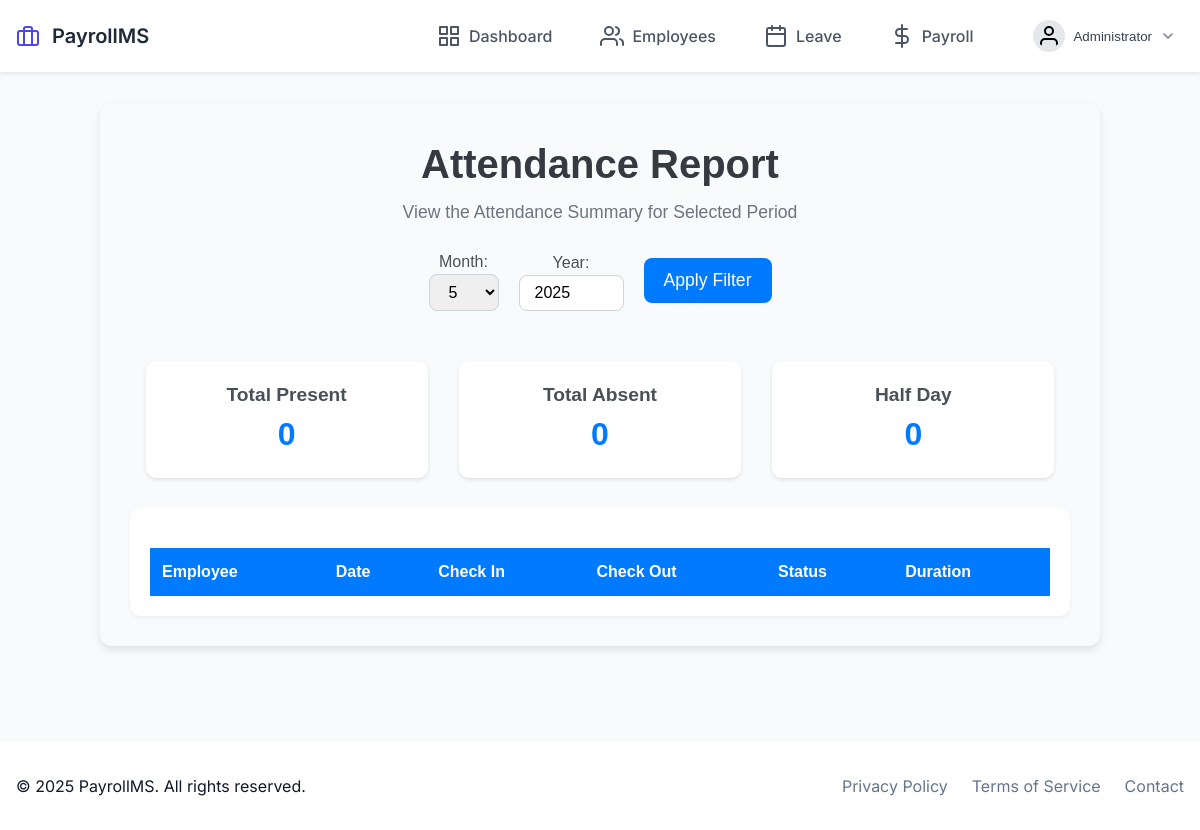
Before: /attendance/report (signed in) with the older database file.
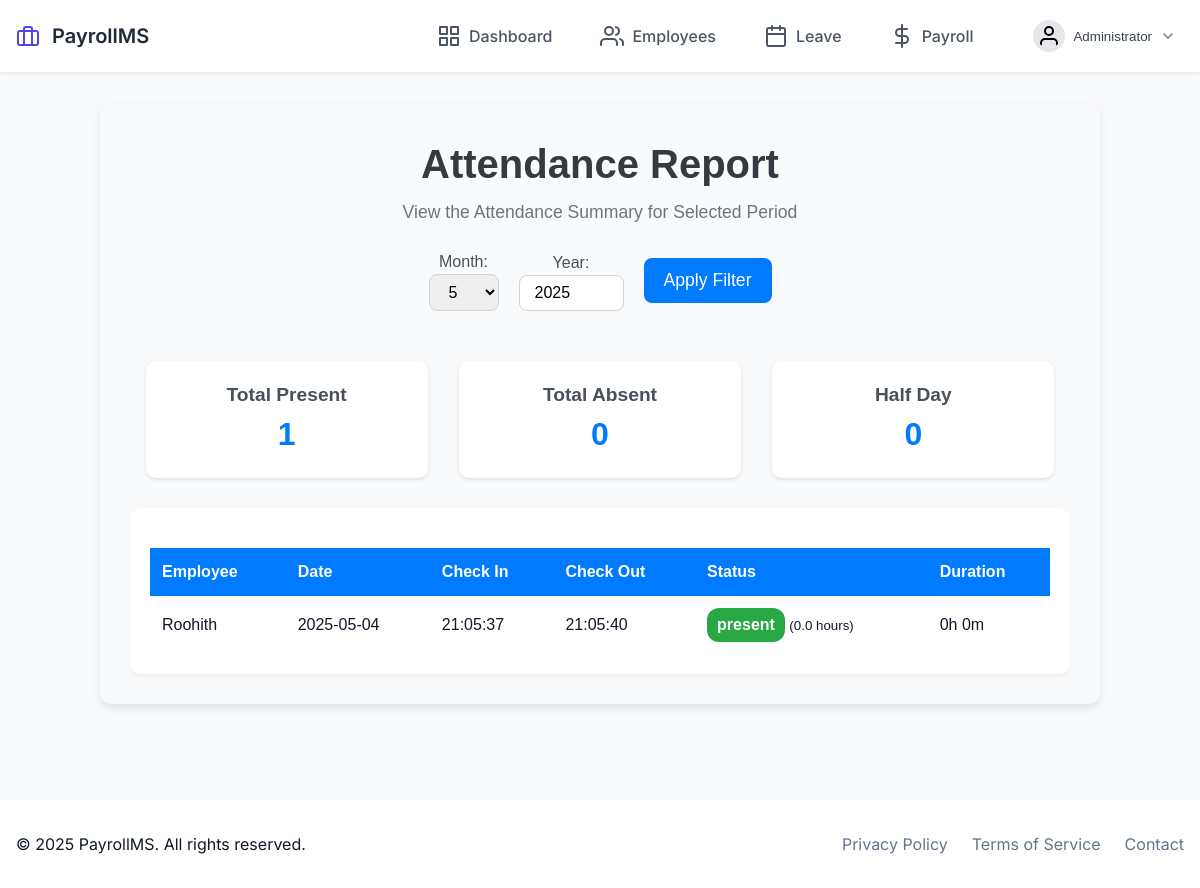
After: the same page with the newer database file.
### src/models/attendance.py (models this page shows, shortened)
class Attendance(db.Model):
    __tablename__ = 'attendance'
    id: int = db.Column(db.Integer, primary_key=True)
    employee_id: int = db.Column(db.Integer, db.ForeignKey('employee.id'), nullable=False)
    date: date = db.Column(db.Date, nullable=False)
    time_in: datetime = db.Column(db.DateTime, nullable=False)
    time_out: Optional[datetime] = db.Column(db.DateTime)
    status: str = db.Column(db.String(20), default='present')
    employee = db.relationship('Employee', backref=db.backref('attendances', lazy=True))

### src/models/employee.py (models this page shows, shortened)
class Employee(db.Model):
    __tablename__ = 'employee'
    id: int = db.Column(db.Integer, primary_key=True)
    username: str = db.Column(db.String(80), unique=True, nullable=False)
    password_hash: str = db.Column(db.String(120), nullable=False)
    name: str = db.Column(db.String(100), nullable=False)
    email: str = db.Column(db.String(120), unique=True, nullable=False)
    position: Optional[str] = db.Column(db.String(80))
    salary: float = db.Column(db.Float, nullable=False)
    joining_date: date = db.Column(db.Date, nullable=False)
    role: str = db.Column(db.String(20), default='user')
    base_salary: float = db.Column(db.Float, nullable=False)
    hra: float = db.Column(db.Float, default=0.0)
    da: float = db.Column(db.Float, default=0.0)
    ta: float = db.Column(db.Float, default=0.0)
    pf: float = db.Column(db.Float, default=0.0)
    tax: float = db.Column(db.Float, default=0.0)

### src/routes/attendance.py (the view)
@attendance_bp.route('/report')
@admin_required
def report():
    month = request.args.get('month', datetime.now().month, type=int)
    year = request.args.get('year', datetime.now().year, type=int)
    attendances = Attendance.query.join(Employee).filter(
        db.extract('month', Attendance.date) == month,
        db.extract('year', Attendance.date) == year
    ).order_by(Employee.name, Attendance.date.desc()).all()
    return render_template('attendance/report.html',
                         attendances=attendances,
                         current_month=month,
                         current_year=year)

### src/app.py (called while the page is built)
def create_app():
    app = Flask(__name__)
    app.config.from_object(Config)
    init_app(app)
    from .routes import init_routes
    init_routes(app)
    @app.context_processor
    def utility_processor():
        return {
            'now': datetime.now()
        }
    @app.route('/')
    def home():
        return render_template('home.html')
    return app

### src/routes/auth.py (called while the page is built)
def login_required(f: Callable) -> Callable:
    @wraps(f)
    def decorated_function(*args: Any, **kwargs: Any) -> Union[Response, Any]:
        if 'user_id' not in session:
            flash('Please log in first.', 'danger')
            return redirect(url_for('auth.login'))
        return f(*args, **kwargs)
    return decorated_function

def admin_required(f: Callable) -> Callable:
    @wraps(f)
    @login_required
    def decorated_function(*args: Any, **kwargs: Any) -> Union[Response, Any]:
        if not session.get('is_admin'):
            flash('Admin access required.', 'danger')
            return redirect(url_for('home'))
        return f(*args, **kwargs)
    return decorated_function

### src/templates/attendance/report.html (shortened to what this page needs)
{% extends "base.html" %}
{% block content %}
<div class="attendance-report-container">
    <div class="header">
        <h1>Attendance Report</h1>
        <p class="subheading">View the Attendance Summary for Selected Period</p>
    </div>
    <div class="report-filters">
        <form method="GET" class="filter-form">
            <div class="form-group">
                <label for="month">Month:</label>
                <select name="month" id="month" class="select-input">
                    {% for m in range(1, 13) %}
                    <option value="{{ m }}" {% if m == current_month %}selected{% endif %}>
                        {{ m }}
                    </option>
                    {% endfor %}
                </select>
            </div>
            <div class="form-group">
                <label for="year">Year:</label>
                <input type="number" id="year" name="year" value="{{ current_year }}" min="2000" max="2099" class="input-field">
            </div>
            <button type="submit" class="btn-filter">Apply Filter</button>
        </form>
    </div>
    <div class="report-summary">
        <div class="summary-card">
            <h3>Total Present</h3>
            <p class="summary-count">{{ attendances|selectattr("status", "equalto", "present")|list|length }}</p>
        </div>
        <div class="summary-card">
            <h3>Total Absent</h3>
            <p class="summary-count">{{ attendances|selectattr("status", "equalto", "absent")|list|length }}</p>
        </div>
        <div class="summary-card">
            <h3>Half Day</h3>
            <p class="summary-count">{{ attendances|selectattr("status", "equalto", "half-day")|list|length }}</p>
        </div>
    </div>
    <div class="attendance-table-container">
        <table class="attendance-table">
            <thead>
                <tr>
                    <th>Employee</th>
                    <th>Date</th>
                    <th>Check In</th>
                    <th>Check Out</th>
                    <th>Status</th>
                    <th>Duration</th>
                </tr>
            </thead>
            <tbody>
                {% for attendance in attendances %}
                <tr>
                    <td>{{ attendance.employee.name }}</td>
                    <td>{{ attendance.date.strftime('%Y-%m-%d') }}</td>
                    <td>{{ attendance.time_in.strftime('%H:%M:%S') }}</td>
                    <td>{{ attendance.time_out.strftime('%H:%M:%S') if attendance.time_out else 'Not checked out' }}</td>
                    <td>
                        <span class="status-badge status-{{ attendance.status }}">
                            {{ attendance.status }}
                        </span>
                        {% if attendance.time_out %}
                            {% set duration = (attendance.time_out - attendance.time_in).total_seconds() / 3600 %}
                            <small>({{ duration|round(2) }} hours)</small>
                        {% endif %}
                    </td>
                    <td>
                        {% if attendance.time_out %}
                            {% set duration = attendance.time_out - attendance.time_in %}
                            {{ duration.total_seconds()|int // 3600 }}h
                            {{ (duration.total_seconds()|int % 3600) // 60 }}m
                        {% else %}
                            -
                        {% endif %}
                    </td>
                </tr>
                {% endfor %}
            </tbody>
        </table>
    </div>
</div>
{% endblock %}

Changed rows visible on the page:
added Attendance: employee.name "Roohith", date "2025-05-04", time_in "21:05:37", time_out "21:05:40", status "present", duration "0.0", total_seconds "0", value "0"
Other visible differences:
{{ attendances|selectattr("status", "equalto", "present")|list|length }}: "0" → "1"
